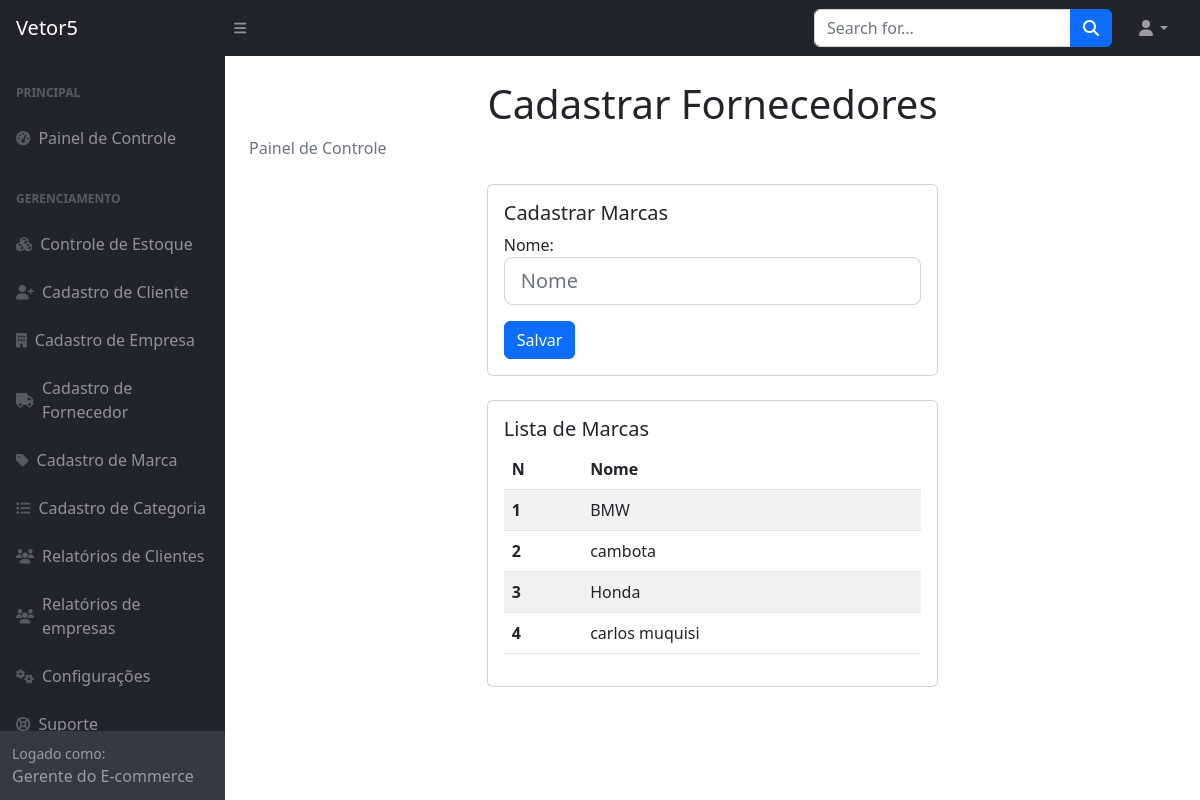
The page /vetor5/marca/ on the database its author committed.
### usuarios/models.py (models this page shows, shortened)
class Marca_produto(models.Model):
    nome = models.CharField(max_length=50)
    class Meta:
        verbose_name_plural = "Marcas dos produtos"

### usuarios/views.py (the view)
# urls.py: path('marca/', views.marca, name='marca'),
def marca(request):
    if request.method == 'POST':
        form = MarcaProdutoForm(request.POST)
        if form.is_valid():
            form.save()
            return redirect('/vetor5/marca/')  # Redirecionar para uma página de sucesso
    else:
        form = MarcaProdutoForm()
    marcas = Marca_produto.objects.all()
    return render(request, 'marca.html', {'form': form, 'marcas': marcas})

### usuarios/forms.py
class MarcaProdutoForm(forms.ModelForm):
    class Meta:
        model = Marca_produto
        fields = ['nome']
    def __init__(self, *args, **kwargs):
        super().__init__(*args, **kwargs)
        for field_name, field in self.fields.items():
            field.widget.attrs.update({'class': 'form-control form-control-lg', 'placeholder': field.label})

### usuarios/templates/marca.html (shortened to what this page needs)
{% load static %}
<!DOCTYPE html>
<html lang="en">
    <head>
        <link href="https://cdn.jsdelivr.net/npm/simple-datatables@7.1.2/dist/style.min.css" rel="stylesheet" />
        <link href="{% static 'css/styles.css' %}" rel="stylesheet" />
    </head>
    <body class="sb-nav-fixed">
        <nav class="sb-topnav navbar navbar-expand navbar-dark bg-dark">
            <a class="navbar-brand ps-3" href="{% url 'index' %}">Vetor5</a>
            <button class="btn btn-link btn-sm order-1 order-lg-0 me-4 me-lg-0" id="sidebarToggle" href="#!"><i class="fas fa-bars"></i></button>
            <form action="{% url 'pesquisare' %}" class="d-none d-md-inline-block form-inline ms-auto me-0 me-md-3 my-2 my-md-0" method="GET">
                <div class="input-group">
                    <input name="mome_filtrar" class="form-control" type="text" placeholder="Search for..." aria-label="Search for..." aria-describedby="btnNavbarSearch" />
                    <button class="btn btn-primary" id="btnNavbarSearch" type="button"><i class="fas fa-search"></i></button>
                </div>
            </form>
            <ul class="navbar-nav ms-auto ms-md-0 me-3 me-lg-4">
                <li class="nav-item dropdown">
                    <a class="nav-link dropdown-toggle" id="navbarDropdown" href="#" role="button" data-bs-toggle="dropdown" aria-expanded="false"><i class="fas fa-user fa-fw"></i></a>
                </li>
            </ul>
        </nav>
        <div id="layoutSidenav">
            <div id="layoutSidenav_nav">
                <nav class="sb-sidenav accordion sb-sidenav-dark" id="sidenavAccordion">
                    <div class="sb-sidenav-menu">
                        <div class="nav">
                            <div class="sb-sidenav-menu-heading">Principal</div>
                            <a class="nav-link" href="{% url 'gerente' %}">
                                <div class="sb-nav-link-icon"><i class="fas fa-tachometer-alt"></i></div>
                                Painel de Controle
                            </a>
                            <div class="sb-sidenav-menu-heading">Gerenciamento</div>
                            <a class="nav-link" href="{% url 'lista_estoque' %}">
                                <div class="sb-nav-link-icon"><i class="fas fa-cubes"></i></div>
                                Controle de Estoque
                            </a>
                            <a class="nav-link" href="{% url 'adicionar_cliente' %}">
                                <div class="sb-nav-link-icon"><i class="fas fa-user-plus"></i></div>
                                Cadastro de Cliente
                            </a>
                            <a class="nav-link" href="{% url 'adicionar_empresa' %}">
                                <div class="sb-nav-link-icon"><i class="fas fa-building"></i></div>
                                Cadastro de Empresa
                            </a>
                            <a class="nav-link" href="{% url 'criar_fornecedor' %}">
                                <div class="sb-nav-link-icon"><i class="fas fa-truck"></i></div>
                                Cadastro de Fornecedor
                            </a>
                            <a class="nav-link" href="{% url 'marca' %}">
                                <div class="sb-nav-link-icon"><i class="fas fa-tag"></i></div>
                                Cadastro de Marca
                            </a>
                            <a class="nav-link" href="{% url 'adicionar_categoria' %}">
                                <div class="sb-nav-link-icon"><i class="fas fa-list"></i></div>
                                Cadastro de Categoria
                            </a>
                            <a class="nav-link" href="{% url 'pedido_cliente_gerente' %}">
                                <div class="sb-nav-link-icon"><i class="fas fa-users"></i></div>
                                Relatórios de Clientes
                            </a>
                            <a class="nav-link" href="{% url 'pedido_empresa_gerente' %}">
                                <div class="sb-nav-link-icon"><i class="fas fa-users"></i></div>
                                Relatórios de empresas
                            </a>
                            <a class="nav-link" href="{% url 'perfil_gerente' %}">
                                <div class="sb-nav-link-icon"><i class="fas fa-cogs"></i></div>
                                Configurações
                            </a>
                            <a class="nav-link" href="suporte.html">
                                <div class="sb-nav-link-icon"><i class="fas fa-life-ring"></i></div>
                                Suporte
                            </a>
                        </div>
                    </div>
                    <div class="sb-sidenav-footer">
                        <div class="small">Logado como:</div>
                        Gerente do E-commerce
                    </div>
                </nav>
            </div>
            <div id="layoutSidenav_content">
                <main>
                    <div class="container-fluid px-4">
                        <h1 class="mt-4 text-center">Cadastrar Fornecedores</h1>
                        <ol class="breadcrumb mb-4 text-center">
                            <li class="breadcrumb-item active">Painel de Controle</li>
                        </ol>
                        <section class="section">
                          <div class="row justify-content-center">
                              <div class="col-lg-6">
                                  <div class="card mb-4">
                                      <div class="card-body">
                                          <h5 class="card-title">Cadastrar Marcas</h5>
                                          <form method="POST">
                                              {{ form.as_p }}
                                              <button type="submit" class="btn btn-primary">Salvar</button>
                                          </form>
                                      </div>
                                  </div>
                                  <div class="card mt-4">
                                      <div class="card-body">
                                          <h5 class="card-title">Lista de Marcas</h5>
                                          <div class="table-responsive">
                                              <table class="table table-striped">
                                                  <thead>
                                                      <tr>
                                                          <th scope="col">N</th>
                                                          <th scope="col">Nome</th>
                                                      </tr>
                                                  </thead>
                                                  <tbody>
                                                      {% for marca in marcas %}
                                                          <tr>
                                                              <th scope="row">{{ marca.id }}</th>
                                                              <td>{{ marca.nome }}</td>
                                                          </tr>
                                                      {% endfor %}
                                                  </tbody>
                                              </table>
                                          </div>
                                      </div>
                                  </div>
                              </div>
                          </div>
                      </section>
                    </div>
                </main>
            </div>
        </div>
    </body>
</html>

### rows shown on the page
Marca_produto: id "1", nome "BMW"
Marca_produto: id "2", nome "cambota"
Marca_produto: id "3", nome "Honda"
Marca_produto: id "4", nome "carlos muquisi"
